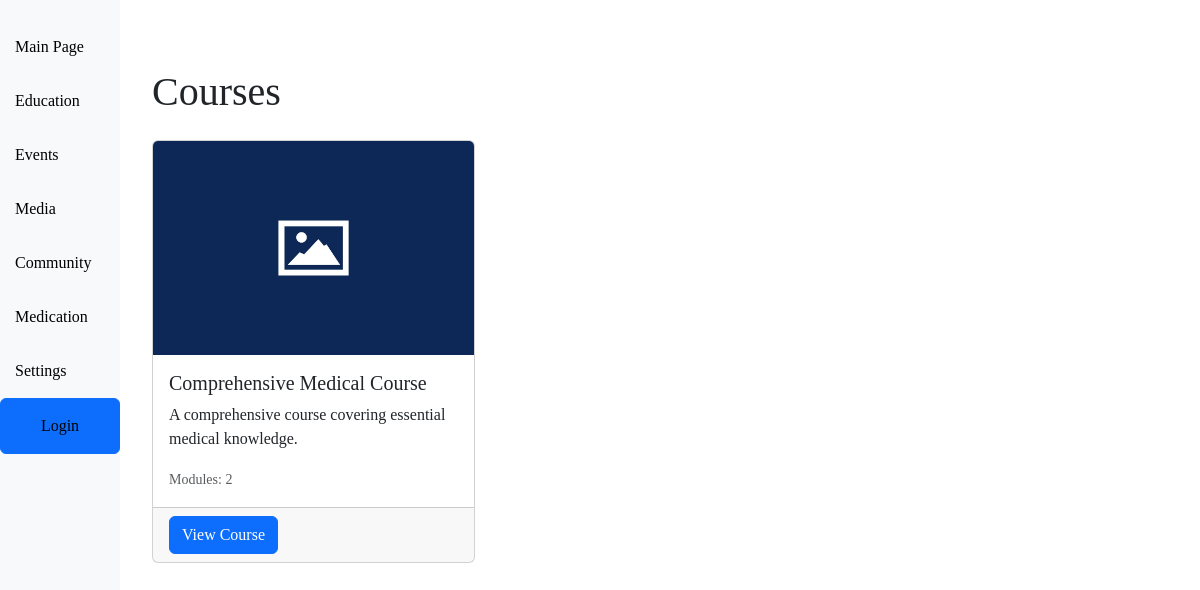
Page /courses/ on the committed database.
### courses/models.py (models this page shows, shortened)
class Course(models.Model):
    title = models.CharField(max_length=255)
    image = models.ImageField(upload_to=get_timestamp_upload_to, blank=True,
                              null=True)  # Используем функцию для имени файла
    description = models.TextField()
    module_count = models.PositiveIntegerField()
    modules = models.ManyToManyField('modules.Module', related_name='courses_modules')
    speakers = models.ManyToManyField('Speaker', related_name='courses_speakers', blank=True)
    attaches = models.ManyToManyField('Attach', related_name='courses_attaches', blank=True)
    drugs = models.ManyToManyField('Drug', related_name='courses_drugs', blank=True)
    tags = models.ManyToManyField('Tag', related_name='courses_tags', blank=True)
    disclaimer = models.TextField(blank=True, null=True)

### courses/views.py (the view)
# urls.py: path('', views.IndexView.as_view(), name='list'),
class IndexView(ListView):
    model = Course

### courses/templates/courses/course_list.html
{% extends 'title_img_list.html' %}
{% block title %}Courses{% endblock %}
{% block body %}
    <p class="card-text">
        <small class="text-muted">Modules: {{ object.module_count }}</small>
    </p>
{% endblock %}
{% block footer %}
    <a href="{% url 'courses:detail' object.pk %}" class="btn btn-primary">View Course</a>
{% endblock %}

### templates/title_img_list.html
{% extends 'base.html' %}
{% load static %}
{% block content %}
    <div class="container mt-5">
        <h1 class="mb-4">{% block title %}{% endblock %}</h1>
        <div class="row">
            {% for object in object_list %}
                <div class="col-md-4 mb-4">
                    <div class="card h-100">
                        {% if object.image %}
                            <img src="{{ object.image.url }}" class="card-img-top" alt="{{ object.title }}">
                        {% else %}
                            <img src="{% static 'img/placeholder.png' %}" class="card-img-top" alt="No image available">
                        {% endif %}
                        <div class="card-body">
                            <h5 class="card-title">{{ object.title }}</h5>
                            <p class="card-text">{{ object.description|truncatewords:20 }}</p>
                            {% block body %}{% endblock %}
                        </div>
                        <div class="card-footer">
                            {% block footer %}{% endblock %}
                        </div>
                    </div>
                </div>
            {% empty %}
                <p>No available at the moment.</p>
            {% endfor %}
        </div>
    </div>
{% endblock %}

### static/base.css (style rules this page uses)
body { --sidebar-width: 10%; font-family: 'Consolas', serif; }

### rows in the picture
Course: title "Comprehensive Medical Course", description "A comprehensive course covering essential medical knowledge.", module_count "2"
